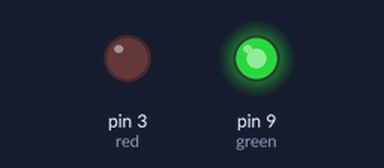
Recording of a sketch running on a simulated Arduino Uno, built with avr-gcc and run on an emulated ATmega328P. Parts: output pins drawn as LEDs (lit = HIGH).

Above: at 0.05 s.
At 0.45 s:
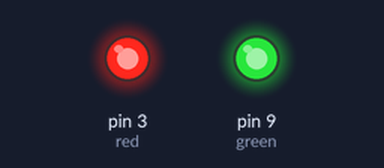
At 0.65 s:
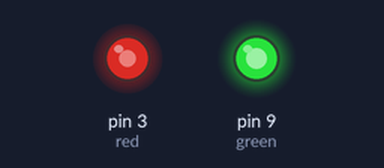
At 0.85 s:
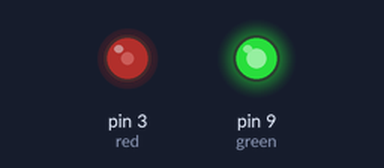
Timing chart, 0 to 7.0 s (numbered marks = the images above):
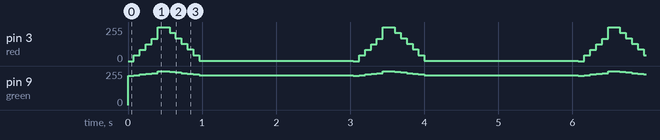

Measured:
- by itself, pin 3 (red): repeats every 3.0 s: 84/255 0.08 s, 126/255 0.08 s, 168/255 0.08 s, 255/255 0.16 s, 213/255 0.08 s, 171/255 0.08 s, 129/255 0.08 s, 87/255 0.08 s, 45/255 0.08 s, 3/255 2.1 s, 0/255 0.08 s, 42/255 0.08 s
- by itself, pin 9 (green): repeats every 3.0 s: 225/255 0.08 s, 230/255 0.08 s, 235/255 0.08 s, 240/255 0.08 s, 255/255 0.16 s, 250/255 0.08 s, 245/255 0.08 s, 240/255 0.08 s, 235/255 0.08 s, 230/255 0.08 s, 225/255 2.1 s, 220/255 0.08 s

The sketch:

YellowFade.ino
```cpp
int green = 9 ,red = 3;           // the PWM pin the LED is attached to
int brightness1 = 0, brightness2 = 220;    // how bright the LED is
int fadeAmount1 = 42, fadeAmount2 = 5;

// the setup routine runs once when you press reset:
void setup() {
  // declare pin 9 to be an output:
  pinMode(green, OUTPUT);
  pinMode(red, OUTPUT);
}

// the loop routine runs over and over again forever:
void loop() {
    brightness1 = 0;
    brightness2 = 220;
    // set the brightness of pin 9:
    analogWrite(red, brightness1);
    analogWrite(green, brightness2);

   while(brightness1 < 255)
   {
       // set the brightness of pin 9:
       analogWrite(red, brightness1);
       analogWrite(green, brightness2);

       // change the brightness for next time through the loop:
       brightness1 = brightness1 + fadeAmount1;
       brightness2 = brightness2 + fadeAmount2;

       if(brightness1 > 250)
       {
          brightness2 = 255;
          brightness1 = 255;
          analogWrite(red, brightness1);
          analogWrite(green, brightness2);
       }
       delay(80);
   }

   while(brightness1 > 0)
   {
     // set the brightness of pin 9:
     analogWrite(red, brightness1);
     analogWrite(green, brightness2);

     // change the brightness for next time through the loop:
     brightness1 = brightness1 - fadeAmount1;
     brightness2 = brightness2 - fadeAmount2;

     delay(80);
    }

  delay(2000);
}
```
